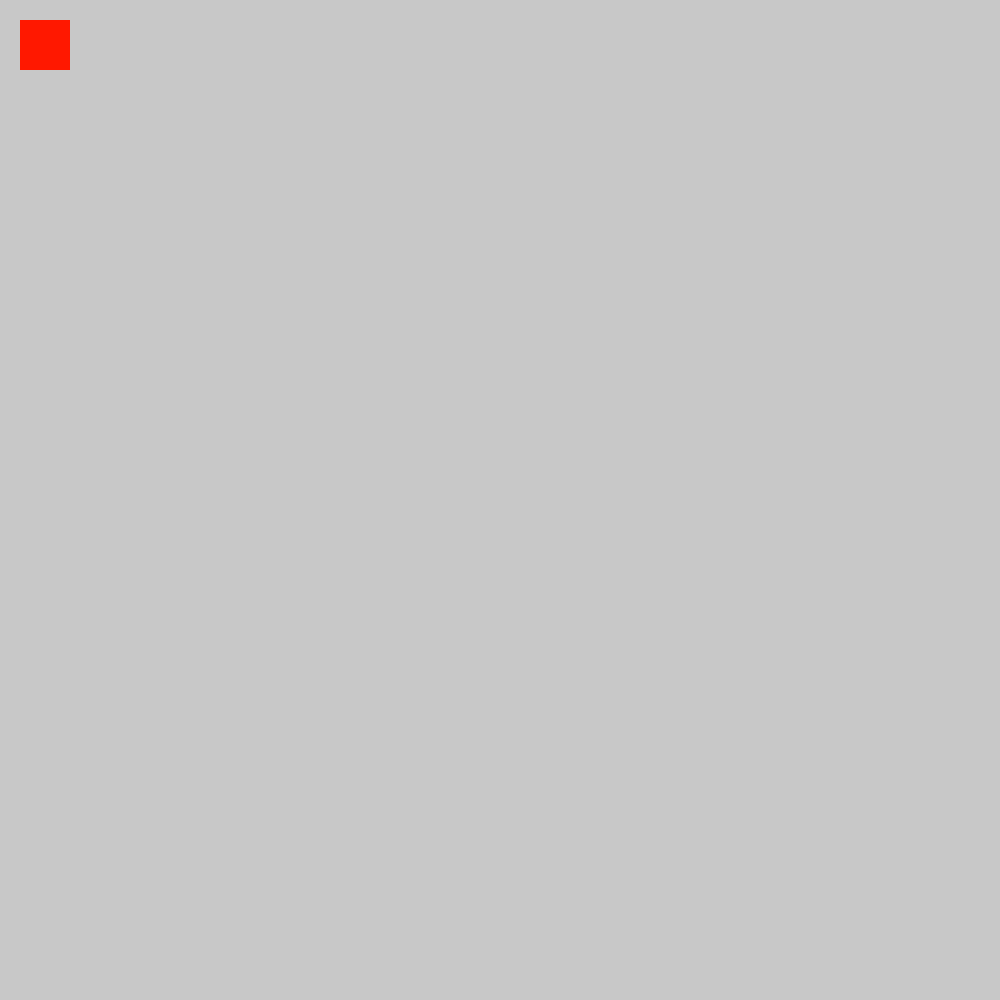
Frame 1 (no input)
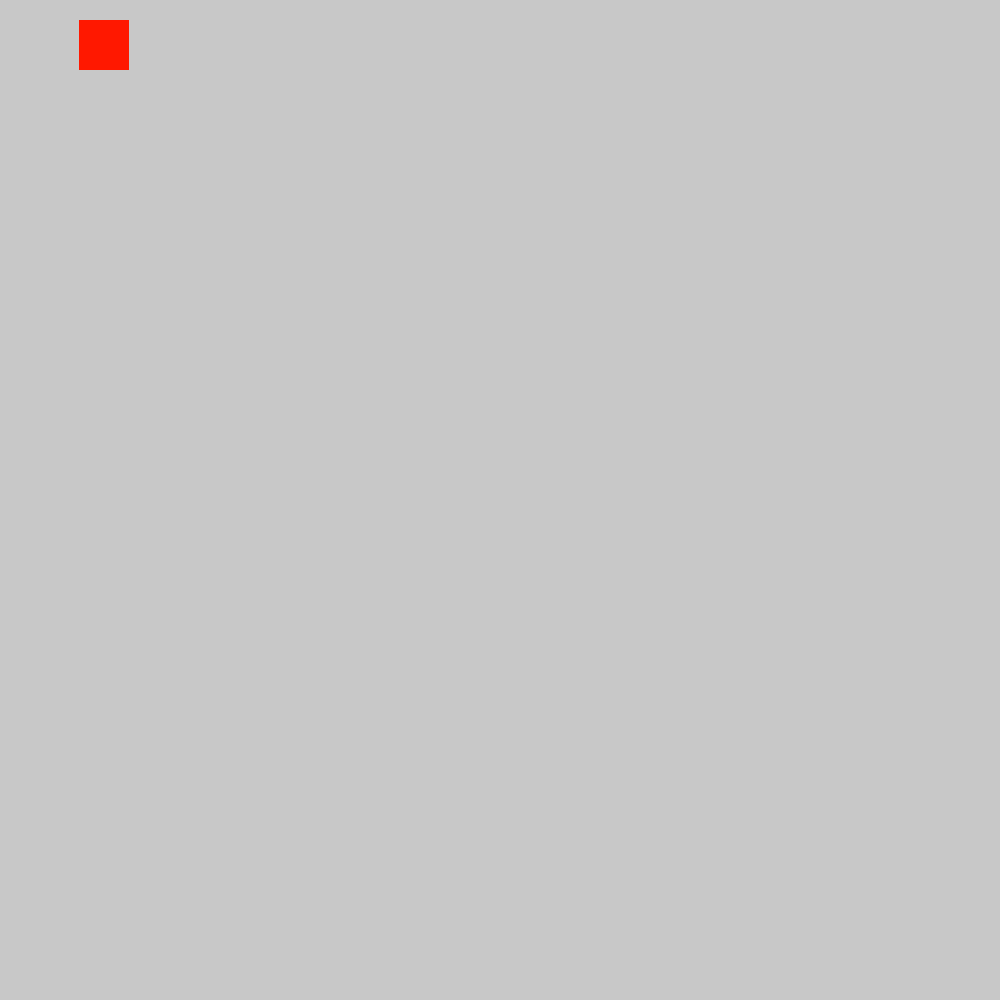
Frame 60 (the mouse pressed at the canvas centre just before this capture)
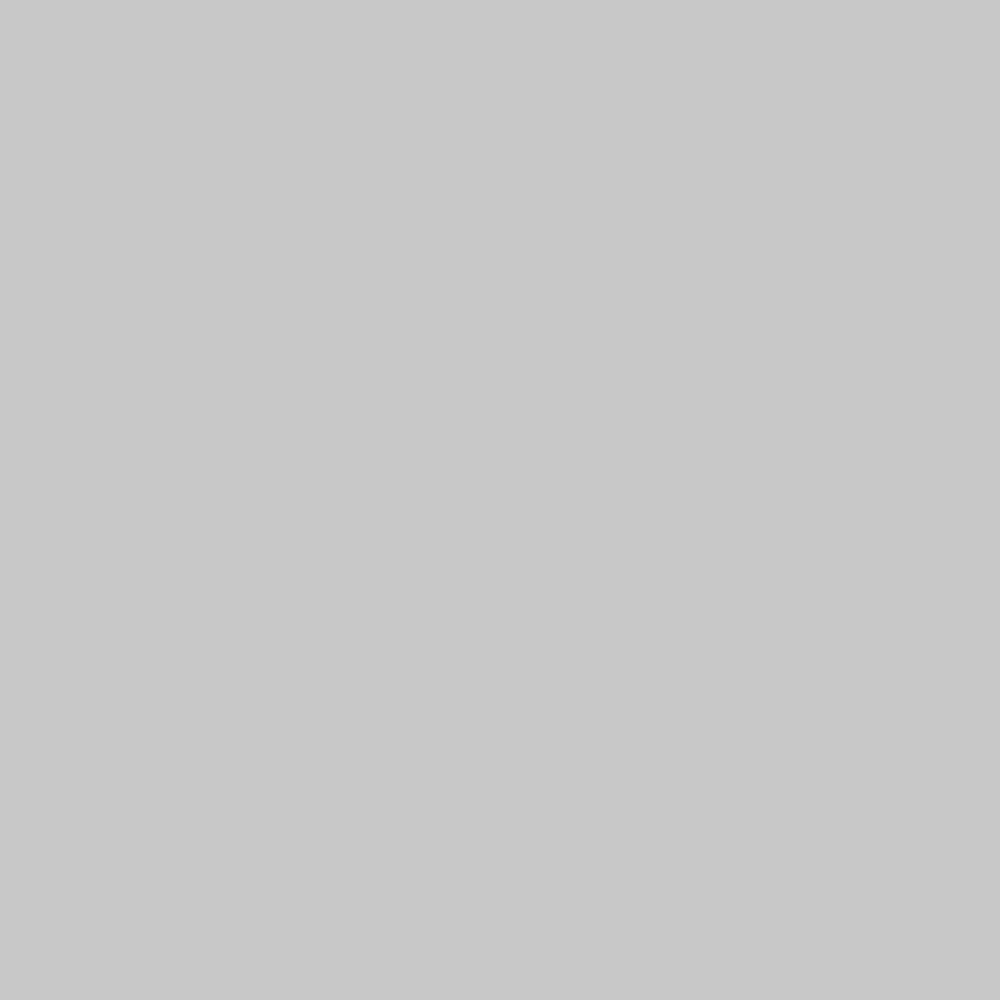
Frame 120 (the mouse held since frame 60 and released just before this capture)

The Processing sketch that drew these frames (run headless with seeded random() and noise(); from frame 60 on, the mouse is pressed at the canvas centre):

// Processing sketch: processing_94938
// ── processing_94938.pde

int x = 0;
int dir = 1;
int r = 255; 
int b= 0; 
int temp;

void setup(){
  size(1000,1000);
  noStroke();
  
}
void draw (){
  background(200);
  fill(r, 24, b);
  rect(20+x,20, 50, 50);
  x = x + dir;

}
void mousePressed(){
  dir = -10 - dir;
  temp = r; r = b ; b = temp;
}
